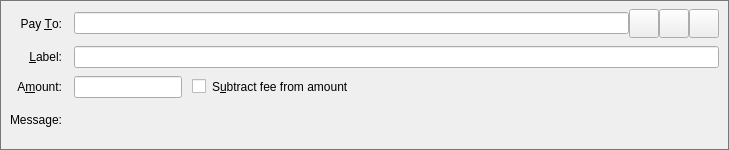
<?xml version="1.0" encoding="UTF-8"?>
<ui version="4.0">
 <class>SendCoinsEntry</class>
 <widget class="QStackedWidget" name="SendCoinsEntry">
  <property name="geometry">
   <rect>
    <x>0</x>
    <y>0</y>
    <width>729</width>
    <height>150</height>
   </rect>
  </property>
  <property name="styleSheet">
          <string>
                  #SendCoins { border: solid; border-width: 1px; border-color: rgb(119,119,119); }
                  #messageLabel { border: none }
                  #line { border: none }</string>
  </property>
  <property name="focusPolicy">
   <enum>Qt::TabFocus</enum>
  </property>
  <property name="autoFillBackground">
   <bool>false</bool>
  </property>
  <widget class="QFrame" name="SendCoins">
   <property name="toolTip">
    <string>This is a normal payment.</string>
   </property>
   <property name="frameShape">
    <enum>QFrame::NoFrame</enum>
   </property>
   <layout class="QGridLayout" name="gridLayout">
    <property name="topMargin">
     <number>8</number>
    </property>
    <property name="bottomMargin">
     <number>4</number>
    </property>
    <property name="horizontalSpacing">
     <number>12</number>
    </property>
    <property name="verticalSpacing">
     <number>8</number>
    </property>
    <item row="0" column="0">
     <widget class="QLabel" name="payToLabel">
      <property name="text">
       <string>Pay &amp;To:</string>
      </property>
      <property name="alignment">
       <set>Qt::AlignRight|Qt::AlignTrailing|Qt::AlignVCenter</set>
      </property>
      <property name="buddy">
       <cstring>payTo</cstring>
      </property>
     </widget>
    </item>
    <item row="0" column="1">
     <layout class="QHBoxLayout" name="payToLayout">
      <property name="spacing">
       <number>0</number>
      </property>
      <item>
       <widget class="QValidatedLineEdit" name="payTo">
        <property name="toolTip">
         <string>The IoP address to send the payment to</string>
        </property>
       </widget>
      </item>
      <item>
       <widget class="QToolButton" name="addressBookButton">
        <property name="toolTip">
         <string>Choose previously used address</string>
        </property>
        <property name="styleSheet">
          <string>marquee-left: 10px</string>
        </property>
        <property name="text">
         <string/>
        </property>
        <property name="icon">
         <iconset resource="../iop.qrc">
          <normaloff>:/icons/address-book</normaloff>:/icons/address-book</iconset>
        </property>
        <property name="iconSize">
         <size>
          <width>22</width>
          <height>22</height>
         </size>
        </property>
        <property name="shortcut">
         <string>Alt+A</string>
        </property>
       </widget>
      </item>
      <item>
       <widget class="QToolButton" name="pasteButton">
        <property name="toolTip">
         <string>Paste address from clipboard</string>
        </property>
        <property name="text">
         <string/>
        </property>
        <property name="icon">
         <iconset resource="../iop.qrc">
          <normaloff>:/icons/editpaste</normaloff>:/icons/editpaste</iconset>
        </property>
        <property name="iconSize">
         <size>
          <width>22</width>
          <height>22</height>
         </size>
        </property>
        <property name="shortcut">
         <string>Alt+P</string>
        </property>
       </widget>
      </item>
      <item>
       <widget class="QToolButton" name="deleteButton">
        <property name="toolTip">
         <string>Remove this entry</string>
        </property>
        <property name="text">
         <string/>
        </property>
        <property name="icon">
         <iconset resource="../iop.qrc">
          <normaloff>:/icons/remove</normaloff>:/icons/remove</iconset>
        </property>
        <property name="iconSize">
         <size>
          <width>22</width>
          <height>22</height>
         </size>
        </property>
       </widget>
      </item>
     </layout>
    </item>
    <item row="1" column="0">
     <widget class="QLabel" name="labellLabel">
      <property name="text">
       <string>&amp;Label:</string>
      </property>
      <property name="alignment">
       <set>Qt::AlignRight|Qt::AlignTrailing|Qt::AlignVCenter</set>
      </property>
      <property name="buddy">
       <cstring>addAsLabel</cstring>
      </property>
     </widget>
    </item>
    <item row="1" column="1">
     <widget class="QLineEdit" name="addAsLabel">
      <property name="toolTip">
       <string>Enter a label for this address to add it to the list of used addresses</string>
      </property>
     </widget>
    </item>
    <item row="2" column="0">
     <widget class="QLabel" name="amountLabel">
      <property name="text">
       <string>A&amp;mount:</string>
      </property>
      <property name="alignment">
       <set>Qt::AlignRight|Qt::AlignTrailing|Qt::AlignVCenter</set>
      </property>
      <property name="buddy">
       <cstring>payAmount</cstring>
      </property>
     </widget>
    </item>
    <item row="2" column="1">
     <layout class="QHBoxLayout" name="horizontalLayoutAmount" stretch="0,1">
      <item>
       <widget class="IoPAmountField" name="payAmount"/>
      </item>
      <item>
       <widget class="QCheckBox" name="checkboxSubtractFeeFromAmount">
        <property name="styleSheet">
          <string>padding-left: 10px; </string>
        </property>
        <property name="toolTip">
         <string>The fee will be deducted from the amount being sent. The recipient will receive less iops than you enter in the amount field. If multiple recipients are selected, the fee is split equally.</string>
        </property>
        <property name="text">
         <string>S&amp;ubtract fee from amount</string>
        </property>
       </widget>
      </item>
     </layout>
    </item>
    <item row="3" column="0">
     <widget class="QLabel" name="messageLabel">
      <property name="text">
       <string>Message:</string>
      </property>
      <property name="alignment">
       <set>Qt::AlignRight|Qt::AlignTrailing|Qt::AlignVCenter</set>
      </property>
     </widget>
    </item>
    <item row="3" column="1">
     <widget class="QLabel" name="messageTextLabel">
      <property name="toolTip">
       <string>A message that was attached to the iop: URI which will be stored with the transaction for your reference. Note: This message will not be sent over the IoP network.</string>
      </property>
      <property name="textFormat">
       <enum>Qt::PlainText</enum>
      </property>
     </widget>
    </item>
    <item row="4" column="0" colspan="2">
     <widget class="Line" name="line">
      <property name="orientation">
       <enum>Qt::Horizontal</enum>
      </property>
     </widget>
    </item>
   </layout>
  </widget>
  <widget class="QFrame" name="SendCoins_UnauthenticatedPaymentRequest">
   <property name="palette">
    <palette>
     <active>
      <colorrole role="WindowText">
       <brush brushstyle="SolidPattern">
        <color alpha="255">
         <red>0</red>
         <green>0</green>
         <blue>0</blue>
        </color>
       </brush>
      </colorrole>
      <colorrole role="Button">
       <brush brushstyle="SolidPattern">
        <color alpha="255">
         <red>255</red>
         <green>255</green>
         <blue>127</blue>
        </color>
       </brush>
      </colorrole>
      <colorrole role="Light">
       <brush brushstyle="SolidPattern">
        <color alpha="255">
         <red>255</red>
         <green>255</green>
         <blue>255</blue>
        </color>
       </brush>
      </colorrole>
      <colorrole role="Midlight">
       <brush brushstyle="SolidPattern">
        <color alpha="255">
         <red>255</red>
         <green>255</green>
         <blue>191</blue>
        </color>
       </brush>
      </colorrole>
      <colorrole role="Dark">
       <brush brushstyle="SolidPattern">
        <color alpha="255">
         <red>127</red>
         <green>127</green>
         <blue>63</blue>
        </color>
       </brush>
      </colorrole>
      <colorrole role="Mid">
       <brush brushstyle="SolidPattern">
        <color alpha="255">
         <red>170</red>
         <green>170</green>
         <blue>84</blue>
        </color>
       </brush>
      </colorrole>
      <colorrole role="Text">
       <brush brushstyle="SolidPattern">
        <color alpha="255">
         <red>0</red>
         <green>0</green>
         <blue>0</blue>
        </color>
       </brush>
      </colorrole>
      <colorrole role="BrightText">
       <brush brushstyle="SolidPattern">
        <color alpha="255">
         <red>255</red>
         <green>255</green>
         <blue>255</blue>
        </color>
       </brush>
      </colorrole>
      <colorrole role="ButtonText">
       <brush brushstyle="SolidPattern">
        <color alpha="255">
         <red>0</red>
         <green>0</green>
         <blue>0</blue>
        </color>
       </brush>
      </colorrole>
      <colorrole role="Base">
       <brush brushstyle="SolidPattern">
        <color alpha="255">
         <red>255</red>
         <green>255</green>
         <blue>255</blue>
        </color>
       </brush>
      </colorrole>
      <colorrole role="Window">
       <brush brushstyle="SolidPattern">
        <color alpha="255">
         <red>255</red>
         <green>255</green>
         <blue>127</blue>
        </color>
       </brush>
      </colorrole>
      <colorrole role="Shadow">
       <brush brushstyle="SolidPattern">
        <color alpha="255">
         <red>0</red>
         <green>0</green>
         <blue>0</blue>
        </color>
       </brush>
      </colorrole>
      <colorrole role="AlternateBase">
       <brush brushstyle="SolidPattern">
        <color alpha="255">
         <red>255</red>
         <green>255</green>
         <blue>191</blue>
        </color>
       </brush>
      </colorrole>
      <colorrole role="ToolTipBase">
       <brush brushstyle="SolidPattern">
        <color alpha="255">
         <red>255</red>
         <green>255</green>
         <blue>220</blue>
        </color>
       </brush>
      </colorrole>
      <colorrole role="ToolTipText">
       <brush brushstyle="SolidPattern">
        <color alpha="255">
         <red>0</red>
         <green>0</green>
         <blue>0</blue>
        </color>
       </brush>
      </colorrole>
     </active>
     <inactive>
      <colorrole role="WindowText">
       <brush brushstyle="SolidPattern">
        <color alpha="255">
         <red>0</red>
         <green>0</green>
         <blue>0</blue>
        </color>
       </brush>
      </colorrole>
      <colorrole role="Button">
       <brush brushstyle="SolidPattern">
        <color alpha="255">
         <red>255</red>
         <green>255</green>
         <blue>127</blue>
        </color>
       </brush>
      </colorrole>
      <colorrole role="Light">
       <brush brushstyle="SolidPattern">
        <color alpha="255">
         <red>255</red>
         <green>255</green>
         <blue>255</blue>
        </color>
       </brush>
      </colorrole>
      <colorrole role="Midlight">
       <brush brushstyle="SolidPattern">
        <color alpha="255">
         <red>255</red>
         <green>255</green>
         <blue>191</blue>
        </color>
       </brush>
      </colorrole>
      <colorrole role="Dark">
       <brush brushstyle="SolidPattern">
        <color alpha="255">
         <red>127</red>
         <green>127</green>
         <blue>63</blue>
        </color>
       </brush>
      </colorrole>
      <colorrole role="Mid">
       <brush brushstyle="SolidPattern">
        <color alpha="255">
         <red>170</red>
         <green>170</green>
         <blue>84</blue>
        </color>
       </brush>
      </colorrole>
      <colorrole role="Text">
       <brush brushstyle="SolidPattern">
        <color alpha="255">
         <red>0</red>
         <green>0</green>
         <blue>0</blue>
        </color>
       </brush>
      </colorrole>
      <colorrole role="BrightText">
       <brush brushstyle="SolidPattern">
        <color alpha="255">
         <red>255</red>
         <green>255</green>
         <blue>255</blue>
        </color>
       </brush>
      </colorrole>
      <colorrole role="ButtonText">
       <brush brushstyle="SolidPattern">
        <color alpha="255">
         <red>0</red>
         <green>0</green>
         <blue>0</blue>
        </color>
       </brush>
      </colorrole>
      <colorrole role="Base">
       <brush brushstyle="SolidPattern">
        <color alpha="255">
         <red>255</red>
         <green>255</green>
         <blue>255</blue>
        </color>
       </brush>
      </colorrole>
      <colorrole role="Window">
       <brush brushstyle="SolidPattern">
        <color alpha="255">
         <red>255</red>
         <green>255</green>
         <blue>127</blue>
        </color>
       </brush>
      </colorrole>
      <colorrole role="Shadow">
       <brush brushstyle="SolidPattern">
        <color alpha="255">
         <red>0</red>
         <green>0</green>
         <blue>0</blue>
        </color>
       </brush>
      </colorrole>
      <colorrole role="AlternateBase">
       <brush brushstyle="SolidPattern">
        <color alpha="255">
         <red>255</red>
         <green>255</green>
         <blue>191</blue>
        </color>
       </brush>
      </colorrole>
      <colorrole role="ToolTipBase">
       <brush brushstyle="SolidPattern">
        <color alpha="255">
         <red>255</red>
         <green>255</green>
         <blue>220</blue>
        </color>
       </brush>
      </colorrole>
      <colorrole role="ToolTipText">
       <brush brushstyle="SolidPattern">
        <color alpha="255">
         <red>0</red>
         <green>0</green>
         <blue>0</blue>
        </color>
       </brush>
      </colorrole>
     </inactive>
     <disabled>
      <colorrole role="WindowText">
       <brush brushstyle="SolidPattern">
        <color alpha="255">
         <red>127</red>
         <green>127</green>
         <blue>63</blue>
        </color>
       </brush>
      </colorrole>
      <colorrole role="Button">
       <brush brushstyle="SolidPattern">
        <color alpha="255">
         <red>255</red>
         <green>255</green>
         <blue>127</blue>
        </color>
       </brush>
      </colorrole>
      <colorrole role="Light">
       <brush brushstyle="SolidPattern">
        <color alpha="255">
         <red>255</red>
         <green>255</green>
         <blue>255</blue>
        </color>
       </brush>
      </colorrole>
      <colorrole role="Midlight">
       <brush brushstyle="SolidPattern">
        <color alpha="255">
         <red>255</red>
         <green>255</green>
         <blue>191</blue>
        </color>
       </brush>
      </colorrole>
      <colorrole role="Dark">
       <brush brushstyle="SolidPattern">
        <color alpha="255">
         <red>127</red>
         <green>127</green>
         <blue>63</blue>
        </color>
       </brush>
      </colorrole>
      <colorrole role="Mid">
       <brush brushstyle="SolidPattern">
        <color alpha="255">
         <red>170</red>
         <green>170</green>
         <blue>84</blue>
        </color>
       </brush>
      </colorrole>
      <colorrole role="Text">
       <brush brushstyle="SolidPattern">
        <color alpha="255">
         <red>127</red>
         <green>127</green>
         <blue>63</blue>
        </color>
       </brush>
      </colorrole>
      <colorrole role="BrightText">
       <brush brushstyle="SolidPattern">
        <color alpha="255">
         <red>255</red>
         <green>255</green>
         <blue>255</blue>
        </color>
       </brush>
      </colorrole>
      <colorrole role="ButtonText">
       <brush brushstyle="SolidPattern">
        <color alpha="255">
         <red>127</red>
         <green>127</green>
         <blue>63</blue>
        </color>
       </brush>
      </colorrole>
      <colorrole role="Base">
       <brush brushstyle="SolidPattern">
        <color alpha="255">
         <red>255</red>
         <green>255</green>
         <blue>127</blue>
        </color>
       </brush>
      </colorrole>
      <colorrole role="Window">
       <brush brushstyle="SolidPattern">
        <color alpha="255">
         <red>255</red>
         <green>255</green>
         <blue>127</blue>
        </color>
       </brush>
      </colorrole>
      <colorrole role="Shadow">
       <brush brushstyle="SolidPattern">
        <color alpha="255">
         <red>0</red>
         <green>0</green>
         <blue>0</blue>
        </color>
       </brush>
      </colorrole>
      <colorrole role="AlternateBase">
       <brush brushstyle="SolidPattern">
        <color alpha="255">
         <red>255</red>
         <green>255</green>
         <blue>127</blue>
        </color>
       </brush>
      </colorrole>
      <colorrole role="ToolTipBase">
       <brush brushstyle="SolidPattern">
        <color alpha="255">
         <red>255</red>
         <green>255</green>
         <blue>220</blue>
        </color>
       </brush>
      </colorrole>
      <colorrole role="ToolTipText">
       <brush brushstyle="SolidPattern">
        <color alpha="255">
         <red>0</red>
         <green>0</green>
         <blue>0</blue>
        </color>
       </brush>
      </colorrole>
     </disabled>
    </palette>
   </property>
   <property name="toolTip">
    <string>This is an unauthenticated payment request.</string>
   </property>
   <property name="autoFillBackground">
    <bool>true</bool>
   </property>
   <property name="frameShape">
    <enum>QFrame::NoFrame</enum>
   </property>
   <layout class="QGridLayout" name="gridLayout_is">
    <property name="spacing">
     <number>12</number>
    </property>
    <item row="0" column="0">
     <widget class="QLabel" name="payToLabel_is">
      <property name="text">
       <string>Pay To:</string>
      </property>
      <property name="alignment">
       <set>Qt::AlignRight|Qt::AlignTrailing|Qt::AlignVCenter</set>
      </property>
     </widget>
    </item>
    <item row="0" column="1">
     <layout class="QHBoxLayout" name="payToLayout_is">
      <property name="spacing">
       <number>0</number>
      </property>
      <item>
       <widget class="QLabel" name="payTo_is"/>
      </item>
      <item>
       <widget class="QToolButton" name="deleteButton_is">
        <property name="toolTip">
         <string>Remove this entry</string>
        </property>
        <property name="text">
         <string/>
        </property>
        <property name="icon">
         <iconset resource="../iop.qrc">
          <normaloff>:/icons/remove</normaloff>:/icons/remove</iconset>
        </property>
       </widget>
      </item>
     </layout>
    </item>
    <item row="1" column="0">
     <widget class="QLabel" name="memoLabel_is">
      <property name="text">
       <string>Memo:</string>
      </property>
      <property name="alignment">
       <set>Qt::AlignRight|Qt::AlignTrailing|Qt::AlignVCenter</set>
      </property>
     </widget>
    </item>
    <item row="1" column="1">
     <widget class="QLabel" name="memoTextLabel_is">
      <property name="textFormat">
       <enum>Qt::PlainText</enum>
      </property>
     </widget>
    </item>
    <item row="2" column="0">
     <widget class="QLabel" name="amountLabel_is">
      <property name="text">
       <string>A&amp;mount:</string>
      </property>
      <property name="alignment">
       <set>Qt::AlignRight|Qt::AlignTrailing|Qt::AlignVCenter</set>
      </property>
      <property name="buddy">
       <cstring>payAmount_is</cstring>
      </property>
     </widget>
    </item>
    <item row="2" column="1">
     <widget class="IoPAmountField" name="payAmount_is">
      <property name="acceptDrops">
       <bool>false</bool>
      </property>
     </widget>
    </item>
   </layout>
  </widget>
  <widget class="QFrame" name="SendCoins_AuthenticatedPaymentRequest">
   <property name="palette">
    <palette>
     <active>
      <colorrole role="WindowText">
       <brush brushstyle="SolidPattern">
        <color alpha="255">
         <red>0</red>
         <green>0</green>
         <blue>0</blue>
        </color>
       </brush>
      </colorrole>
      <colorrole role="Button">
       <brush brushstyle="SolidPattern">
        <color alpha="255">
         <red>140</red>
         <green>232</green>
         <blue>119</blue>
        </color>
       </brush>
      </colorrole>
      <colorrole role="Light">
       <brush brushstyle="SolidPattern">
        <color alpha="255">
         <red>230</red>
         <green>255</green>
         <blue>224</blue>
        </color>
       </brush>
      </colorrole>
      <colorrole role="Midlight">
       <brush brushstyle="SolidPattern">
        <color alpha="255">
         <red>185</red>
         <green>243</green>
         <blue>171</blue>
        </color>
       </brush>
      </colorrole>
      <colorrole role="Dark">
       <brush brushstyle="SolidPattern">
        <color alpha="255">
         <red>70</red>
         <green>116</green>
         <blue>59</blue>
        </color>
       </brush>
      </colorrole>
      <colorrole role="Mid">
       <brush brushstyle="SolidPattern">
        <color alpha="255">
         <red>93</red>
         <green>155</green>
         <blue>79</blue>
        </color>
       </brush>
      </colorrole>
      <colorrole role="Text">
       <brush brushstyle="SolidPattern">
        <color alpha="255">
         <red>0</red>
         <green>0</green>
         <blue>0</blue>
        </color>
       </brush>
      </colorrole>
      <colorrole role="BrightText">
       <brush brushstyle="SolidPattern">
        <color alpha="255">
         <red>155</red>
         <green>255</green>
         <blue>147</blue>
        </color>
       </brush>
      </colorrole>
      <colorrole role="ButtonText">
       <brush brushstyle="SolidPattern">
        <color alpha="255">
         <red>0</red>
         <green>0</green>
         <blue>0</blue>
        </color>
       </brush>
      </colorrole>
      <colorrole role="Base">
       <brush brushstyle="SolidPattern">
        <color alpha="255">
         <red>119</red>
         <green>255</green>
         <blue>233</blue>
        </color>
       </brush>
      </colorrole>
      <colorrole role="Window">
       <brush brushstyle="SolidPattern">
        <color alpha="255">
         <red>140</red>
         <green>232</green>
         <blue>119</blue>
        </color>
       </brush>
      </colorrole>
      <colorrole role="Shadow">
       <brush brushstyle="SolidPattern">
        <color alpha="255">
         <red>0</red>
         <green>0</green>
         <blue>0</blue>
        </color>
       </brush>
      </colorrole>
      <colorrole role="AlternateBase">
       <brush brushstyle="SolidPattern">
        <color alpha="255">
         <red>197</red>
         <green>243</green>
         <blue>187</blue>
        </color>
       </brush>
      </colorrole>
      <colorrole role="NoRole">
       <brush brushstyle="SolidPattern">
        <color alpha="255">
         <red>125</red>
         <green>194</green>
         <blue>122</blue>
        </color>
       </brush>
      </colorrole>
      <colorrole role="ToolTipBase">
       <brush brushstyle="SolidPattern">
        <color alpha="255">
         <red>255</red>
         <green>255</green>
         <blue>220</blue>
        </color>
       </brush>
      </colorrole>
      <colorrole role="ToolTipText">
       <brush brushstyle="SolidPattern">
        <color alpha="255">
         <red>0</red>
         <green>0</green>
         <blue>0</blue>
        </color>
       </brush>
      </colorrole>
     </active>
     <inactive>
      <colorrole role="WindowText">
       <brush brushstyle="SolidPattern">
        <color alpha="255">
         <red>0</red>
         <green>0</green>
         <blue>0</blue>
        </color>
       </brush>
      </colorrole>
      <colorrole role="Button">
       <brush brushstyle="SolidPattern">
        <color alpha="255">
         <red>140</red>
         <green>232</green>
         <blue>119</blue>
        </color>
       </brush>
      </colorrole>
      <colorrole role="Light">
       <brush brushstyle="SolidPattern">
        <color alpha="255">
         <red>230</red>
         <green>255</green>
         <blue>224</blue>
        </color>
       </brush>
      </colorrole>
      <colorrole role="Midlight">
       <brush brushstyle="SolidPattern">
        <color alpha="255">
         <red>185</red>
         <green>243</green>
         <blue>171</blue>
        </color>
       </brush>
      </colorrole>
      <colorrole role="Dark">
       <brush brushstyle="SolidPattern">
        <color alpha="255">
         <red>70</red>
         <green>116</green>
         <blue>59</blue>
        </color>
       </brush>
      </colorrole>
      <colorrole role="Mid">
       <brush brushstyle="SolidPattern">
        <color alpha="255">
         <red>93</red>
         <green>155</green>
         <blue>79</blue>
        </color>
       </brush>
      </colorrole>
      <colorrole role="Text">
       <brush brushstyle="SolidPattern">
        <color alpha="255">
         <red>0</red>
         <green>0</green>
         <blue>0</blue>
        </color>
       </brush>
      </colorrole>
      <colorrole role="BrightText">
       <brush brushstyle="SolidPattern">
        <color alpha="255">
         <red>155</red>
         <green>255</green>
         <blue>147</blue>
        </color>
       </brush>
      </colorrole>
      <colorrole role="ButtonText">
       <brush brushstyle="SolidPattern">
        <color alpha="255">
         <red>0</red>
         <green>0</green>
         <blue>0</blue>
        </color>
       </brush>
      </colorrole>
      <colorrole role="Base">
       <brush brushstyle="SolidPattern">
        <color alpha="255">
         <red>119</red>
         <green>255</green>
         <blue>233</blue>
        </color>
       </brush>
      </colorrole>
      <colorrole role="Window">
       <brush brushstyle="SolidPattern">
        <color alpha="255">
         <red>140</red>
         <green>232</green>
         <blue>119</blue>
        </color>
       </brush>
      </colorrole>
      <colorrole role="Shadow">
       <brush brushstyle="SolidPattern">
        <color alpha="255">
         <red>0</red>
         <green>0</green>
         <blue>0</blue>
        </color>
       </brush>
      </colorrole>
      <colorrole role="AlternateBase">
       <brush brushstyle="SolidPattern">
        <color alpha="255">
         <red>197</red>
         <green>243</green>
         <blue>187</blue>
        </color>
       </brush>
      </colorrole>
      <colorrole role="NoRole">
       <brush brushstyle="SolidPattern">
        <color alpha="255">
         <red>125</red>
         <green>194</green>
         <blue>122</blue>
        </color>
       </brush>
      </colorrole>
      <colorrole role="ToolTipBase">
       <brush brushstyle="SolidPattern">
        <color alpha="255">
         <red>255</red>
         <green>255</green>
         <blue>220</blue>
        </color>
       </brush>
      </colorrole>
      <colorrole role="ToolTipText">
       <brush brushstyle="SolidPattern">
        <color alpha="255">
         <red>0</red>
         <green>0</green>
         <blue>0</blue>
        </color>
       </brush>
      </colorrole>
     </inactive>
     <disabled>
      <colorrole role="WindowText">
       <brush brushstyle="SolidPattern">
        <color alpha="255">
         <red>70</red>
         <green>116</green>
         <blue>59</blue>
        </color>
       </brush>
      </colorrole>
      <colorrole role="Button">
       <brush brushstyle="SolidPattern">
        <color alpha="255">
         <red>140</red>
         <green>232</green>
         <blue>119</blue>
        </color>
       </brush>
      </colorrole>
      <colorrole role="Light">
       <brush brushstyle="SolidPattern">
        <color alpha="255">
         <red>230</red>
         <green>255</green>
         <blue>224</blue>
        </color>
       </brush>
      </colorrole>
      <colorrole role="Midlight">
       <brush brushstyle="SolidPattern">
        <color alpha="255">
         <red>185</red>
         <green>243</green>
         <blue>171</blue>
        </color>
       </brush>
      </colorrole>
      <colorrole role="Dark">
       <brush brushstyle="SolidPattern">
        <color alpha="255">
         <red>70</red>
         <green>116</green>
         <blue>59</blue>
        </color>
       </brush>
      </colorrole>
      <colorrole role="Mid">
       <brush brushstyle="SolidPattern">
        <color alpha="255">
         <red>93</red>
         <green>155</green>
         <blue>79</blue>
        </color>
       </brush>
      </colorrole>
      <colorrole role="Text">
       <brush brushstyle="SolidPattern">
        <color alpha="255">
         <red>70</red>
         <green>116</green>
         <blue>59</blue>
        </color>
       </brush>
      </colorrole>
      <colorrole role="BrightText">
       <brush brushstyle="SolidPattern">
        <color alpha="255">
         <red>155</red>
         <green>255</green>
         <blue>147</blue>
        </color>
       </brush>
      </colorrole>
      <colorrole role="ButtonText">
       <brush brushstyle="SolidPattern">
        <color alpha="255">
         <red>70</red>
         <green>116</green>
         <blue>59</blue>
        </color>
       </brush>
      </colorrole>
      <colorrole role="Base">
       <brush brushstyle="SolidPattern">
        <color alpha="255">
         <red>140</red>
         <green>232</green>
         <blue>119</blue>
        </color>
       </brush>
      </colorrole>
      <colorrole role="Window">
       <brush brushstyle="SolidPattern">
        <color alpha="255">
         <red>140</red>
         <green>232</green>
         <blue>119</blue>
        </color>
       </brush>
      </colorrole>
      <colorrole role="Shadow">
       <brush brushstyle="SolidPattern">
        <color alpha="255">
         <red>0</red>
         <green>0</green>
         <blue>0</blue>
        </color>
       </brush>
      </colorrole>
      <colorrole role="AlternateBase">
       <brush brushstyle="SolidPattern">
        <color alpha="255">
         <red>140</red>
         <green>232</green>
         <blue>119</blue>
        </color>
       </brush>
      </colorrole>
      <colorrole role="NoRole">
       <brush brushstyle="SolidPattern">
        <color alpha="255">
         <red>125</red>
         <green>194</green>
         <blue>122</blue>
        </color>
       </brush>
      </colorrole>
      <colorrole role="ToolTipBase">
       <brush brushstyle="SolidPattern">
        <color alpha="255">
         <red>255</red>
         <green>255</green>
         <blue>220</blue>
        </color>
       </brush>
      </colorrole>
      <colorrole role="ToolTipText">
       <brush brushstyle="SolidPattern">
        <color alpha="255">
         <red>0</red>
         <green>0</green>
         <blue>0</blue>
        </color>
       </brush>
      </colorrole>
     </disabled>
    </palette>
   </property>
   <property name="toolTip">
    <string>This is an authenticated payment request.</string>
   </property>
   <property name="autoFillBackground">
    <bool>true</bool>
   </property>
   <property name="frameShape">
    <enum>QFrame::NoFrame</enum>
   </property>
   <layout class="QGridLayout" name="gridLayout_s">
    <property name="spacing">
     <number>12</number>
    </property>
    <item row="0" column="0">
     <widget class="QLabel" name="payToLabel_s">
      <property name="text">
       <string>Pay To:</string>
      </property>
      <property name="alignment">
       <set>Qt::AlignRight|Qt::AlignTrailing|Qt::AlignVCenter</set>
      </property>
     </widget>
    </item>
    <item row="0" column="1">
     <layout class="QHBoxLayout" name="payToLayout_s">
      <property name="spacing">
       <number>0</number>
      </property>
      <item>
       <widget class="QLabel" name="payTo_s">
        <property name="textFormat">
         <enum>Qt::PlainText</enum>
        </property>
       </widget>
      </item>
      <item>
       <widget class="QToolButton" name="deleteButton_s">
        <property name="toolTip">
         <string>Remove this entry</string>
        </property>
        <property name="text">
         <string/>
        </property>
        <property name="icon">
         <iconset resource="../iop.qrc">
          <normaloff>:/icons/remove</normaloff>:/icons/remove</iconset>
        </property>
       </widget>
      </item>
     </layout>
    </item>
    <item row="1" column="0">
     <widget class="QLabel" name="memoLabel_s">
      <property name="text">
       <string>Memo:</string>
      </property>
      <property name="alignment">
       <set>Qt::AlignRight|Qt::AlignTrailing|Qt::AlignVCenter</set>
      </property>
     </widget>
    </item>
    <item row="1" column="1">
     <widget class="QLabel" name="memoTextLabel_s">
      <property name="textFormat">
       <enum>Qt::PlainText</enum>
      </property>
     </widget>
    </item>
    <item row="2" column="0">
     <widget class="QLabel" name="amountLabel_s">
      <property name="text">
       <string>A&amp;mount:</string>
      </property>
      <property name="alignment">
       <set>Qt::AlignRight|Qt::AlignTrailing|Qt::AlignVCenter</set>
      </property>
      <property name="buddy">
       <cstring>payAmount_s</cstring>
      </property>
     </widget>
    </item>
    <item row="2" column="1">
     <widget class="IoPAmountField" name="payAmount_s">
      <property name="acceptDrops">
       <bool>false</bool>
      </property>
     </widget>
    </item>
   </layout>
  </widget>
 </widget>
 <customwidgets>
  <customwidget>
   <class>QValidatedLineEdit</class>
   <extends>QLineEdit</extends>
   <header>qvalidatedlineedit.h</header>
  </customwidget>
  <customwidget>
   <class>IoPAmountField</class>
   <extends>QLineEdit</extends>
   <header>iopamountfield.h</header>
  </customwidget>
 </customwidgets>
 <tabstops>
  <tabstop>payTo</tabstop>
  <tabstop>addressBookButton</tabstop>
  <tabstop>pasteButton</tabstop>
  <tabstop>deleteButton</tabstop>
  <tabstop>addAsLabel</tabstop>
  <tabstop>payAmount</tabstop>
  <tabstop>payAmount_is</tabstop>
  <tabstop>deleteButton_is</tabstop>
  <tabstop>payAmount_s</tabstop>
  <tabstop>deleteButton_s</tabstop>
 </tabstops>
 <resources>
  <include location="../iop.qrc"/>
 </resources>
 <connections/>
</ui>
